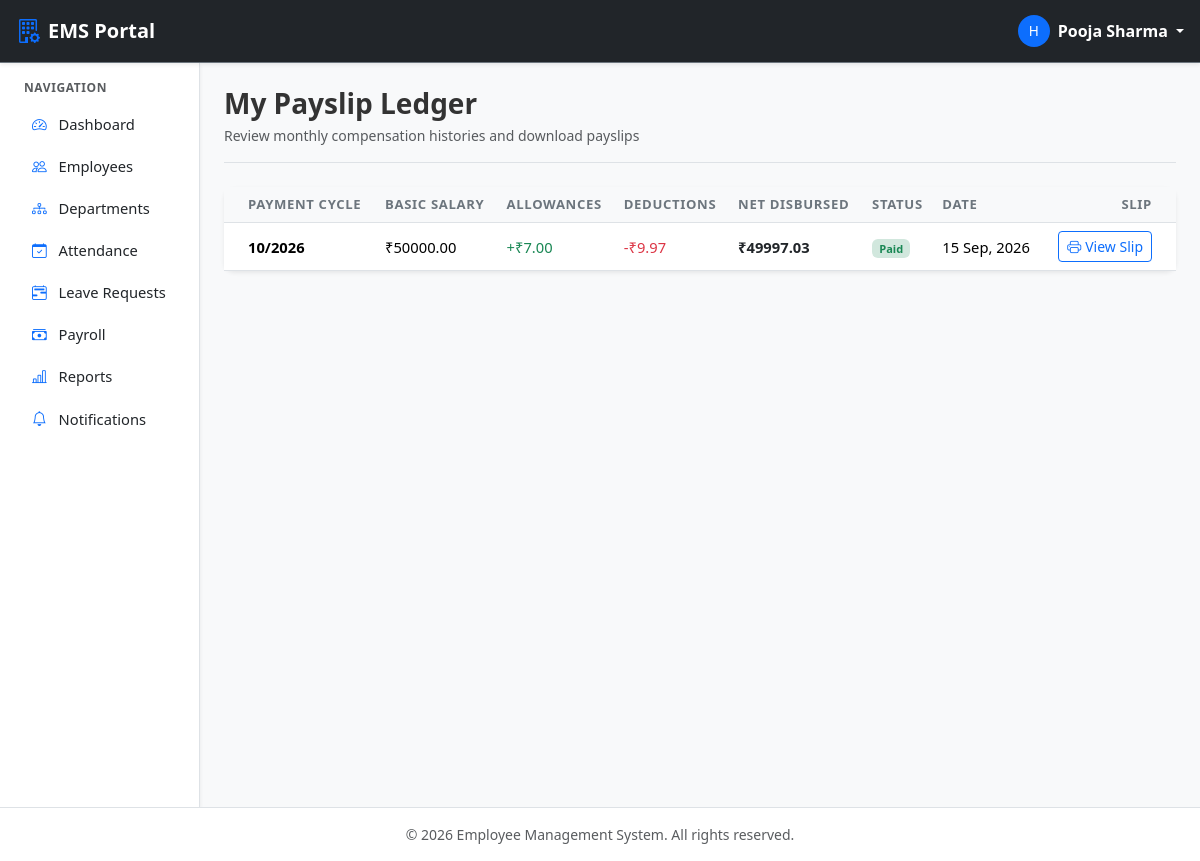
/payroll/my/ (signed in), run on the app's committed database.
### payroll/models.py (models this page shows, shortened)
class SalaryRecord(models.Model):
    PAYMENT_STATUS_CHOICES = (
        ('PENDING', 'Pending'),
        ('PAID', 'Paid'),
        ('CANCELLED', 'Cancelled'),
    )
    employee = models.ForeignKey(
        Employee,
        on_delete=models.CASCADE,
        related_name='salary_records'
    )
    month = models.PositiveSmallIntegerField(help_text="Month number 1 to 12")
    year = models.PositiveIntegerField()
    basic_salary = models.DecimalField(max_digits=10, decimal_places=2)
    allowance = models.DecimalField(max_digits=10, decimal_places=2, default=0.00)
    bonus = models.DecimalField(max_digits=10, decimal_places=2, default=0.00)
    deduction = models.DecimalField(max_digits=10, decimal_places=2, default=0.00)
    net_salary = models.DecimalField(max_digits=10, decimal_places=2, editable=False)
    payment_date = models.DateField(blank=True, null=True)
    payment_status = models.CharField(
        max_length=10,
        choices=PAYMENT_STATUS_CHOICES,
        default='PENDING'
    )
    remarks = models.CharField(max_length=255, blank=True, null=True)
    created_at = models.DateTimeField(auto_now_add=True)
    updated_at = models.DateTimeField(auto_now=True)
    class Meta:
        ordering = ['-year', '-month']
        constraints = [
            models.UniqueConstraint(
                fields=['employee', 'month', 'year'],
                name='unique_salary_per_month'
            )
        ]

### payroll/views.py (the view)
# urls.py: path('my/', views.my_salary_view, name='my_salary'),
@employee_required
def my_salary_view(request):
    try:
        employee = request.user.employee
    except Employee.DoesNotExist:
        messages.error(request, "No associated employee record found.")
        return redirect('login_redirect')
    salaries = SalaryRecord.objects.filter(employee=employee).order_by('-year', '-month')
    paginator = Paginator(salaries, 12)
    page_number = request.GET.get('page')
    page_obj = paginator.get_page(page_number)
    return render(request, 'payroll/my_salary.html', {
        'employee': employee,
        'page_obj': page_obj,
    })

### payroll/templates/payroll/my_salary.html (shortened to what this page needs)
{% extends "base.html" %}
{% block content %}
<div class="container-fluid p-0">
    <div class="d-flex justify-content-between align-items-center pb-3 mb-4 border-bottom">
        <div>
            <h3 class="fw-bold mb-1">My Payslip Ledger</h3>
            <p class="text-muted small mb-0">Review monthly compensation histories and download payslips</p>
        </div>
    </div>
    <div class="card shadow-sm border-0">
        <div class="card-body p-0">
            <div class="table-responsive">
                <table class="table table-hover align-middle mb-0">
                    <thead>
                        <tr>
                            <th class="ps-4">Payment Cycle</th>
                            <th>Basic Salary</th>
                            <th>Allowances</th>
                            <th>Deductions</th>
                            <th>Net Disbursed</th>
                            <th>Status</th>
                            <th>Date</th>
                            <th class="text-end pe-4">Slip</th>
                        </tr>
                    </thead>
                    <tbody>
                        {% for salary in page_obj %}
                        <tr>
                            <td class="ps-4 fw-bold">{{ salary.month }}/{{ salary.year }}</td>
                            <td>₹{{ salary.basic_salary|floatformat:2 }}</td>
                            <td class="text-success">+₹{{ salary.allowance|add:salary.bonus|floatformat:2 }}</td>
                            <td class="text-danger">-₹{{ salary.deduction|floatformat:2 }}</td>
                            <td class="fw-bold text-dark">₹{{ salary.net_salary|floatformat:2 }}</td>
                            <td>
                                {% if salary.payment_status == 'PAID' %}
                                    <span class="badge bg-success-subtle text-success">Paid</span>
                                {% else %}
                                    <span class="badge bg-warning-subtle text-warning">Pending</span>
                                {% endif %}
                            </td>
                            <td>{{ salary.payment_date|date:"d M, Y"|default:"—" }}</td>
                            <td class="text-end pe-4">
                                <a href="{% url 'salary_detail' salary.pk %}" class="btn btn-outline-primary btn-sm">
                                    <i class="bi bi-printer me-1"></i>View Slip
                                </a>
                            </td>
                        </tr>
                        {% empty %}
                        <tr>
                            <td colspan="8" class="text-center py-5 text-muted">
                                No payroll records have been generated for your profile yet.
                            </td>
                        </tr>
                        {% endfor %}
                    </tbody>
                </table>
            </div>
        </div>
    </div>
</div>
{% endblock %}

### templates/navbar.html (shortened to what this page needs)
<nav class="navbar navbar-expand-lg navbar-dark bg-dark sticky-top border-bottom border-secondary shadow-sm">
    <div class="container-fluid px-3">
        <a class="navbar-brand fw-bold d-flex align-items-center" href="#">
            <i class="bi bi-building-gear text-primary me-2 fs-4"></i>
            <span>EMS Portal</span>
        </a>
        {% if user.is_authenticated %}
        <div class="ms-auto d-flex align-items-center">
            <div class="dropdown">
                <a href="#" class="d-flex align-items-center text-white text-decoration-none dropdown-toggle" id="userDropdown" data-bs-toggle="dropdown" aria-expanded="false">
                    <span class="avatar-badge bg-primary text-white rounded-circle me-2 d-inline-flex justify-content-center align-items-center" style="width: 32px; height: 32px; font-size: 0.85rem;">
                        {{ user.username|first|upper }}
                    </span>
                    <span class="d-none d-sm-inline fw-semibold me-1">{{ user.get_full_name|default:user.username }}</span>
                </a>
            </div>
        </div>
        {% else %}
        <div class="ms-auto">
            <a href="{% url 'login' %}" class="btn btn-outline-light btn-sm px-3">Login</a>
        </div>
        {% endif %}
    </div>
</nav>

### static/css/style.css (style rules this page uses)
:root { --ems-primary: #0d6efd; --ems-dark: #212529; --ems-sidebar-bg: #ffffff; --ems-sidebar-width: 250px; --ems-card-radius: 10px; }
body { font-family: system-ui, -apple-system, "Segoe UI", Roboto, "Helvetica Neue", Arial, sans-serif; color: #333333; background-color: #f8f9fa; }
.card { border-radius: var(--ems-card-radius); border: 1px solid #edf2f9; transition: transform 0.15s ease-in-out, box-shadow 0.15s ease-in-out; }
.table thead th { font-size: 0.82rem; text-transform: uppercase; letter-spacing: 0.05em; color: #6c757d; background-color: #f8f9fa; border-bottom: 1px solid #dee2e6; }
.table tbody td { vertical-align: middle; font-size: 0.92rem; }

### data on the page
SalaryRecord: month "10", year "2026", basic_salary "50000.00", allowance|add "7.00", deduction "9.97", net_salary "49997.03", payment_status "Paid", payment_date "15 Sep, 2026"

### other printed values
{{ user.username|first|upper }} "H"
{{ user.get_full_name|default:user.username }} "Pooja Sharma"
